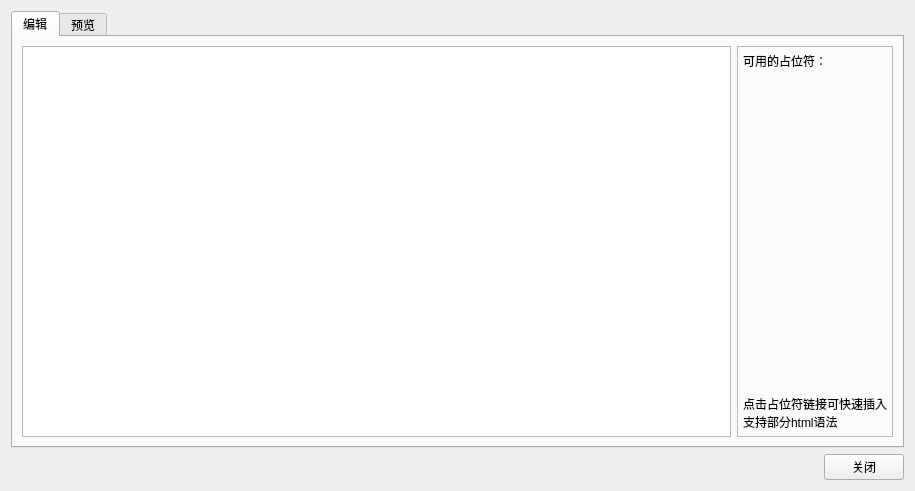
<?xml version="1.0" encoding="UTF-8"?>
<ui version="4.0">
 <class>FormatEdit</class>
 <widget class="QWidget" name="FormatEdit">
  <property name="geometry">
   <rect>
    <x>0</x>
    <y>0</y>
    <width>915</width>
    <height>491</height>
   </rect>
  </property>
  <property name="windowTitle">
   <string>编辑文本</string>
  </property>
  <property name="windowIcon">
   <iconset theme="configure">
    <normaloff>.</normaloff>.</iconset>
  </property>
  <layout class="QVBoxLayout" name="verticalLayout">
   <item>
    <widget class="QTabWidget" name="tabWidget">
     <property name="currentIndex">
      <number>0</number>
     </property>
     <widget class="QWidget" name="tab_edit">
      <attribute name="title">
       <string>编辑</string>
      </attribute>
      <layout class="QHBoxLayout" name="horizontalLayout_2">
       <item>
        <layout class="QVBoxLayout" name="verticalLayout_2">
         <item>
          <widget class="QTextEdit" name="te_edit">
           <property name="sizePolicy">
            <sizepolicy hsizetype="Expanding" vsizetype="Expanding">
             <horstretch>0</horstretch>
             <verstretch>0</verstretch>
            </sizepolicy>
           </property>
          </widget>
         </item>
        </layout>
       </item>
       <item>
        <widget class="QFrame" name="frame">
         <property name="sizePolicy">
          <sizepolicy hsizetype="Fixed" vsizetype="Preferred">
           <horstretch>0</horstretch>
           <verstretch>0</verstretch>
          </sizepolicy>
         </property>
         <property name="frameShape">
          <enum>QFrame::StyledPanel</enum>
         </property>
         <property name="frameShadow">
          <enum>QFrame::Raised</enum>
         </property>
         <layout class="QVBoxLayout" name="verticalLayout_4">
          <property name="spacing">
           <number>3</number>
          </property>
          <property name="leftMargin">
           <number>5</number>
          </property>
          <property name="topMargin">
           <number>5</number>
          </property>
          <property name="rightMargin">
           <number>5</number>
          </property>
          <property name="bottomMargin">
           <number>5</number>
          </property>
          <item>
           <widget class="QLabel" name="label">
            <property name="text">
             <string>可用的占位符：</string>
            </property>
           </widget>
          </item>
          <item>
           <widget class="QLabel" name="lb_placeholders">
            <property name="text">
             <string/>
            </property>
           </widget>
          </item>
          <item>
           <spacer name="verticalSpacer">
            <property name="orientation">
             <enum>Qt::Vertical</enum>
            </property>
            <property name="sizeHint" stdset="0">
             <size>
              <width>20</width>
              <height>40</height>
             </size>
            </property>
           </spacer>
          </item>
          <item>
           <widget class="QLabel" name="label_2">
            <property name="text">
             <string>点击占位符链接可快速插入
支持部分html语法</string>
            </property>
           </widget>
          </item>
         </layout>
        </widget>
       </item>
      </layout>
     </widget>
     <widget class="QWidget" name="tab_preview">
      <attribute name="title">
       <string>预览</string>
      </attribute>
      <layout class="QVBoxLayout" name="verticalLayout_3">
       <item>
        <widget class="QLabel" name="lb_preview">
         <property name="text">
          <string>TextLabel</string>
         </property>
         <property name="alignment">
          <set>Qt::AlignLeading|Qt::AlignLeft|Qt::AlignTop</set>
         </property>
        </widget>
       </item>
      </layout>
     </widget>
    </widget>
   </item>
   <item>
    <layout class="QHBoxLayout" name="horizontalLayout">
     <item>
      <spacer name="horizontalSpacer">
       <property name="orientation">
        <enum>Qt::Horizontal</enum>
       </property>
       <property name="sizeHint" stdset="0">
        <size>
         <width>40</width>
         <height>20</height>
        </size>
       </property>
      </spacer>
     </item>
     <item>
      <widget class="QPushButton" name="btn_close">
       <property name="text">
        <string>关闭</string>
       </property>
      </widget>
     </item>
    </layout>
   </item>
  </layout>
 </widget>
 <resources/>
 <connections>
  <connection>
   <sender>btn_close</sender>
   <signal>pressed()</signal>
   <receiver>FormatEdit</receiver>
   <slot>close()</slot>
   <hints>
    <hint type="sourcelabel">
     <x>744</x>
     <y>395</y>
    </hint>
    <hint type="destinationlabel">
     <x>769</x>
     <y>327</y>
    </hint>
   </hints>
  </connection>
 </connections>
</ui>
